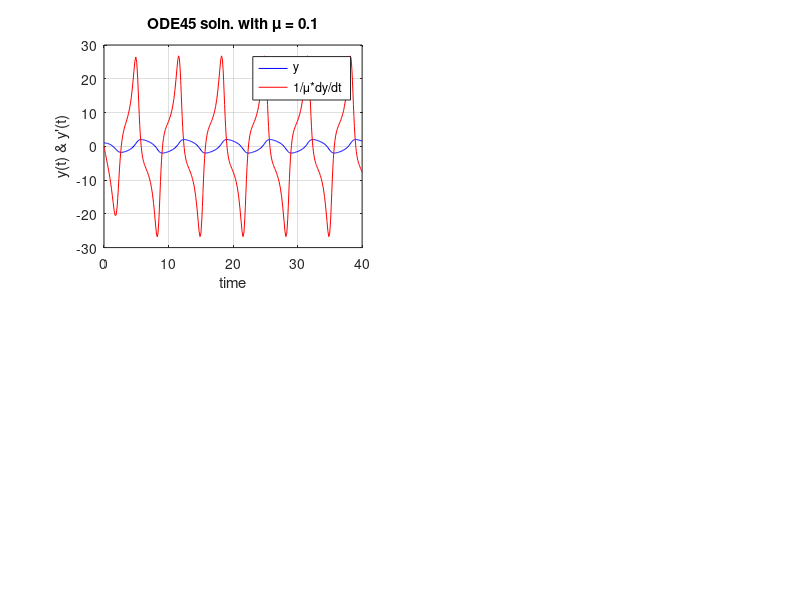

Source code (MATLAB): (Note: this script raises an error after producing the figure.)
clear; clc;

mu = [0.1, 1, 100, 1000]; % SET OF MU VALUES
time = [0 40]; % TIME SCALE FOR RUNNING THE SIMULATION

% SIMULATION PLOT & SIMULATION TIME COMPARISON

for i = 1:length(mu)
    dydt = @(t,y) [mu(i)*y(2); -y(1)./mu(i) + (1 - y(1).^2).*y(2)];
   
    tic;
    figure(1)
    [t, y] = ode45(dydt, time, [1; 0]); % Simulation time for ODE45
    time45 = toc;

    subplot(2, 2, i)
    plot(t, y(:,1), 'b', 'DisplayName', 'y');
    hold on;
    plot(t, y(:,2), 'Color', 'r', 'DisplayName', '1/\mu*dy/dt');
    title(['ODE45 soln. with \mu = ', num2str(mu(i))]);
    xlabel("time");
    ylabel("y(t) & y'(t)");
    legend('show');
    grid on;

    tic;
    figure(2)
    [t, y] = ode15s(dydt, time, [1; 0]); % Simulation time for ODE15s
    time15s = toc;

    subplot(2, 2, i)
    plot(t, y(:,1), 'b', 'DisplayName', 'y');
    hold on;
    plot(t, y(:,2), 'Color', 'r', 'DisplayName', '1/\mu*dy/dt');
    title(['ODE15s soln. with \mu = ', num2str(mu(i))]);
    xlabel("time");
    ylabel("y(t) & y'(t)");
    legend('show');
    grid on;

    if(time45 < time15s)
        fprintf("For mu = %.1f, Faster = ODE45 \n", mu(i));
    else
        fprintf("For mu = %.1f, Faster = ODE15s \n", mu(i));
    end

end


% PHASE PLANE PLOT DIAGRAM

figure(3)

for i = 1:length(mu)
    dydt = @(t,y) [y(2); mu(i) * (1 - y(1).^2) * y(2) - y(1)];
    [t, y] = ode45(dydt, time, [1; 0]);
    
    sgtitle('Phase Plane plots for different \mu values');

    subplot(2, 2, i)
    plot(y(:,1), y(:,2), 'b')
    title(['\mu = ', num2str(mu(i))]);
    xlabel("y");
    ylabel("y'/\mu");
    grid on;
end